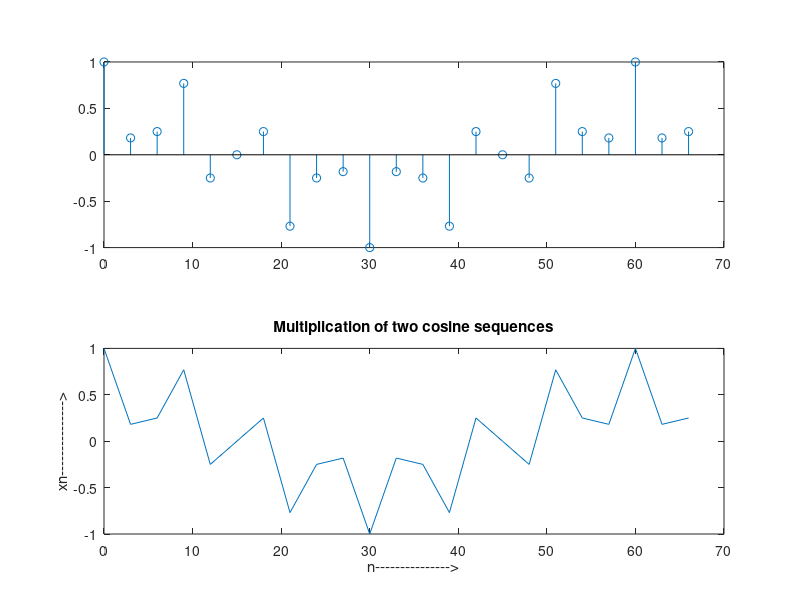

Write MATLAB code to recreate this figure.
clc;
clear all;
close all;

%MULTIPLICATION SCRIPT
N=69;
n=0:3:N-1;
yn=cos(0.2*pi*n).*cos(0.9*pi*n);
subplot(2,1,1),stem(n,yn);
subplot(2,1,2),plot(n,yn);
xlabel('n--------------->');ylabel('xn--------------->');
title('Multiplication of two cosine sequences');
